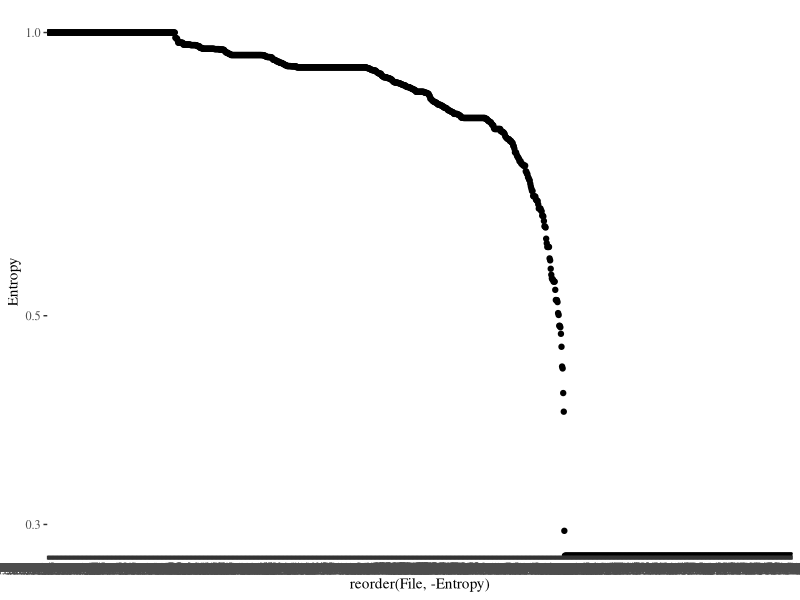
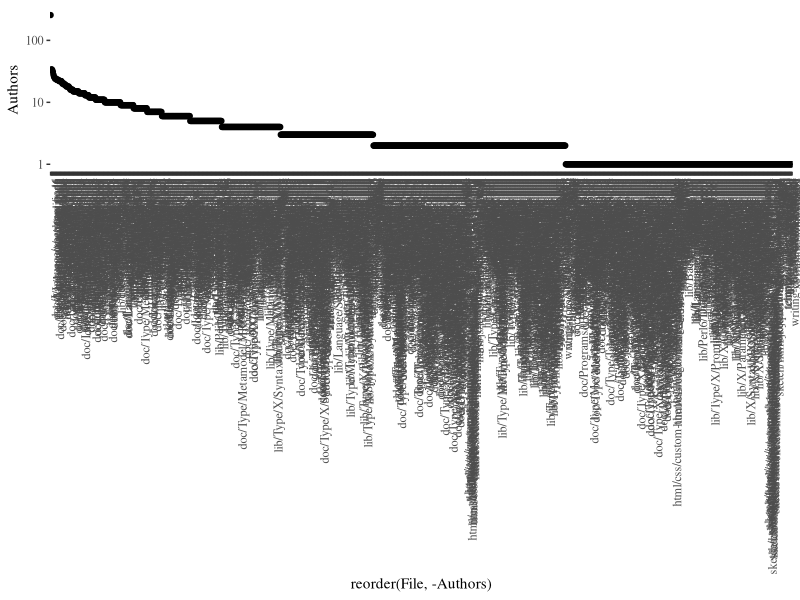
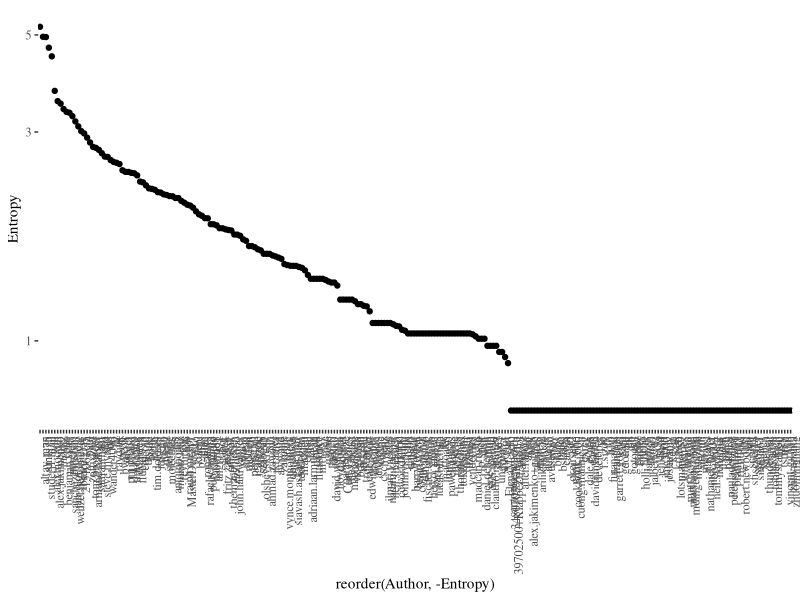
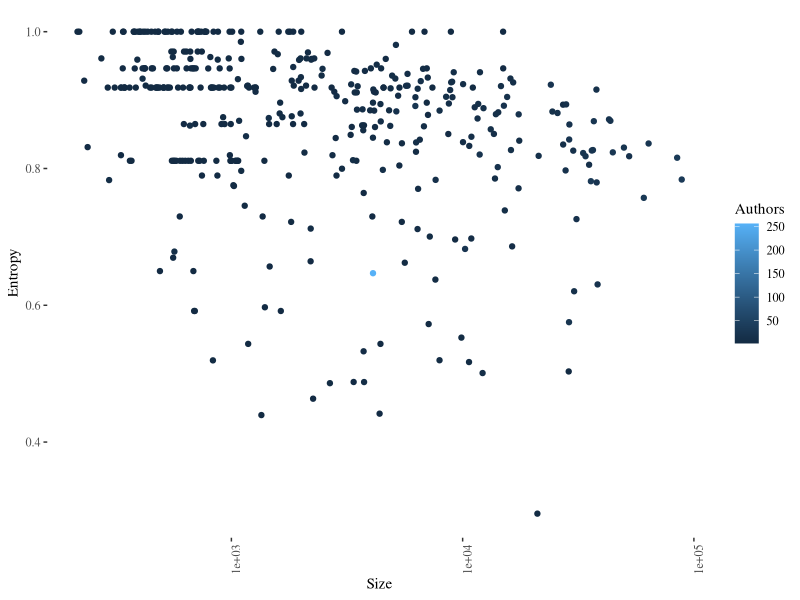
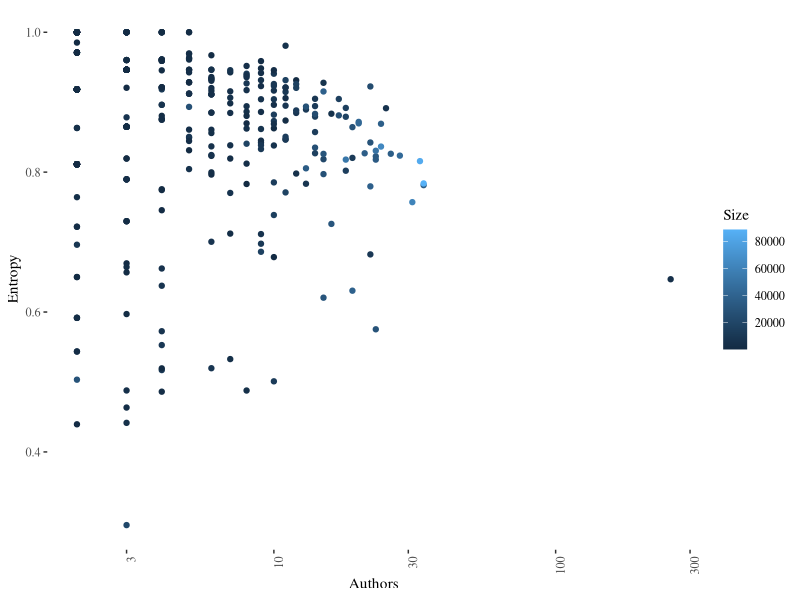
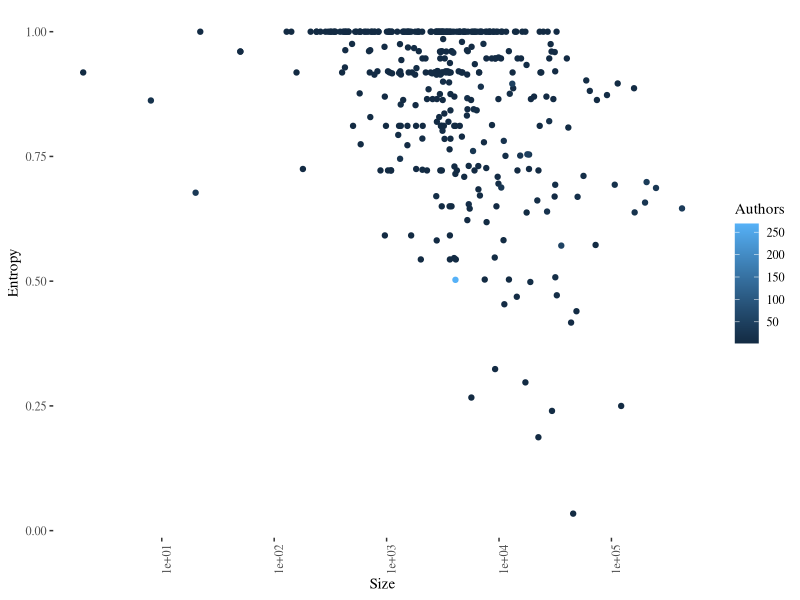
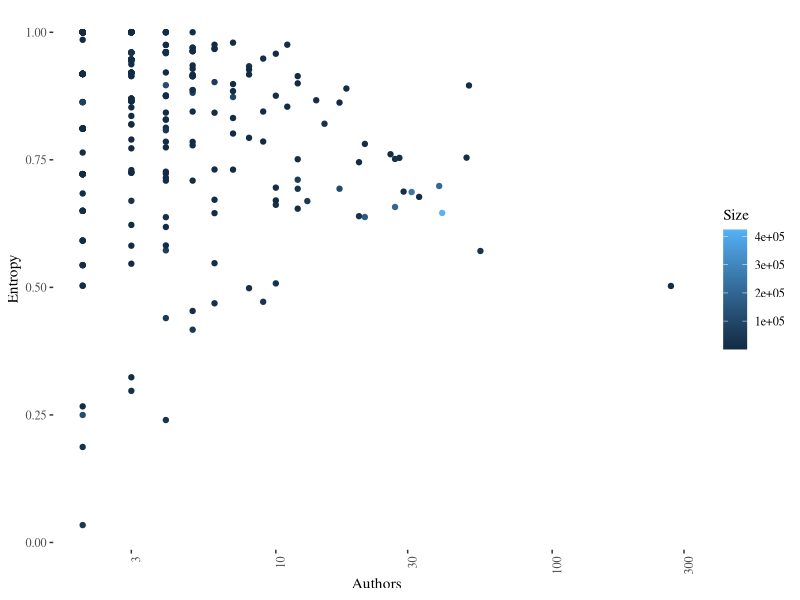

These figures' R source, in order:
library(ggplot2)
library(ggthemes)

entropy <- read.csv("../data/perl6-doc-file-entropy.csv")

ggplot(entropy, aes(x=reorder(File,-Entropy),y=Entropy))+geom_point()+theme_tufte()+ scale_y_log10()

authors <- read.csv("../data/perl6-doc-file-authors.csv")

ggplot(authors, aes(x=reorder(File,-Authors),y=Authors))+geom_point()+theme_tufte()+ scale_y_log10()+ theme(axis.text.x = element_text(angle = 90, hjust = 1))

entropy.a <- read.csv("../data/perl6-doc-author-entropy.csv")

ggplot(entropy.a, aes(x=reorder(Author,-Entropy),y=Entropy))+geom_point()+theme_tufte()+ scale_y_log10()+ theme(axis.text.x = element_text(angle = 90, hjust = 1))

entropy.c <- read.csv("../data/perl6-doc-current-files.csv")
entropy.c <- entropy.c[ entropy.c$Entropy > 0,]
ggplot(entropy.c, aes(x=Size,y=Entropy,color=Authors))+geom_point()+theme_tufte()+ theme(axis.text.x = element_text(angle = 90, hjust = 1))+ scale_x_log10()
ggplot(entropy.c, aes(x=Authors,y=Entropy,color=Size))+geom_point()+theme_tufte()+ theme(axis.text.x = element_text(angle = 90, hjust = 1))+ scale_x_log10()


entropy.r <- read.csv("../data/perl6-rakudo-current-files.csv")
entropy.r <- entropy.r[ entropy.r$Entropy > 0,]
ggplot(entropy.r, aes(x=Size,y=Entropy,color=Authors))+geom_point()+theme_tufte()+ theme(axis.text.x = element_text(angle = 90, hjust = 1))+ scale_x_log10()
ggplot(entropy.r, aes(x=Authors,y=Entropy,color=Size))+geom_point()+theme_tufte()+ theme(axis.text.x = element_text(angle = 90, hjust = 1))+ scale_x_log10()
